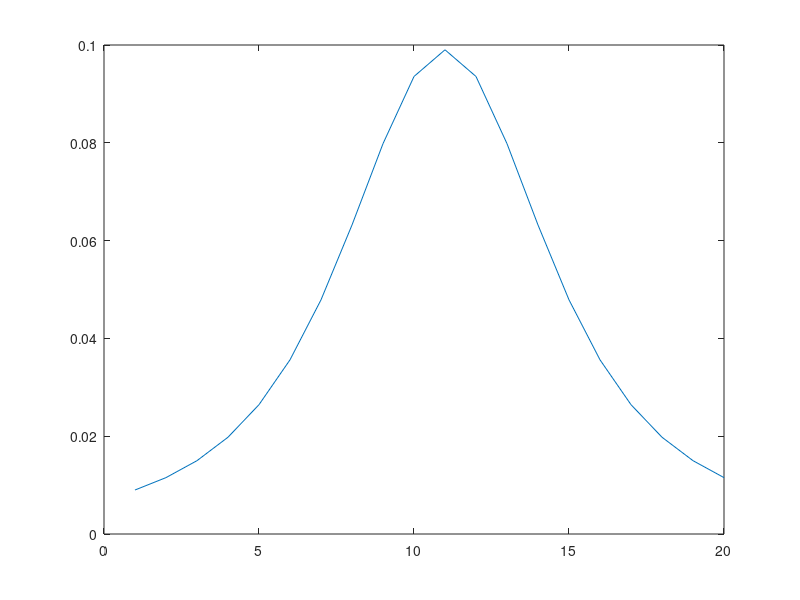

MATLAB code for this plot:
%Problem 2, Homework 5, ME 710

Lx = [ 0:10:190 0:10:190 zeros(1,5) 200*ones(1,5) ] ;
Rx = [10:10:200 10:10:200 zeros(1,5) 200*ones(1,5)];
Ty = [zeros(1,20) 50*ones(1,20) 10:10:50 10:10:50 ];
Ly = [zeros(1,20) 50*ones(1,20) 0:10:40 0:10:40 ];

F = zeros(length(Lx));
for i = 1:length(Lx)
    for j = 1:length(Lx)
        if i ~= j
            d1 = sqrt((Rx(j)-Lx(i))^2+(Ly(i)-Ty(j))^2);
            d2 = sqrt((Lx(j)-Rx(i))^2+(Ly(j)-Ty(i))^2);
            s1 = sqrt((Rx(j)-Rx(i))^2+(Ty(j)-Ty(i))^2);
            s2 = sqrt((Lx(j)-Lx(i))^2+(Ly(j)-Ly(i))^2);
            F(i,j) = abs(d1+d2-s1-s2)/20;
        end
    end
end

sum(F)

%Heating element is located at F(11)
%Slab is located at F(21:40)

plot(F(11,21:40));